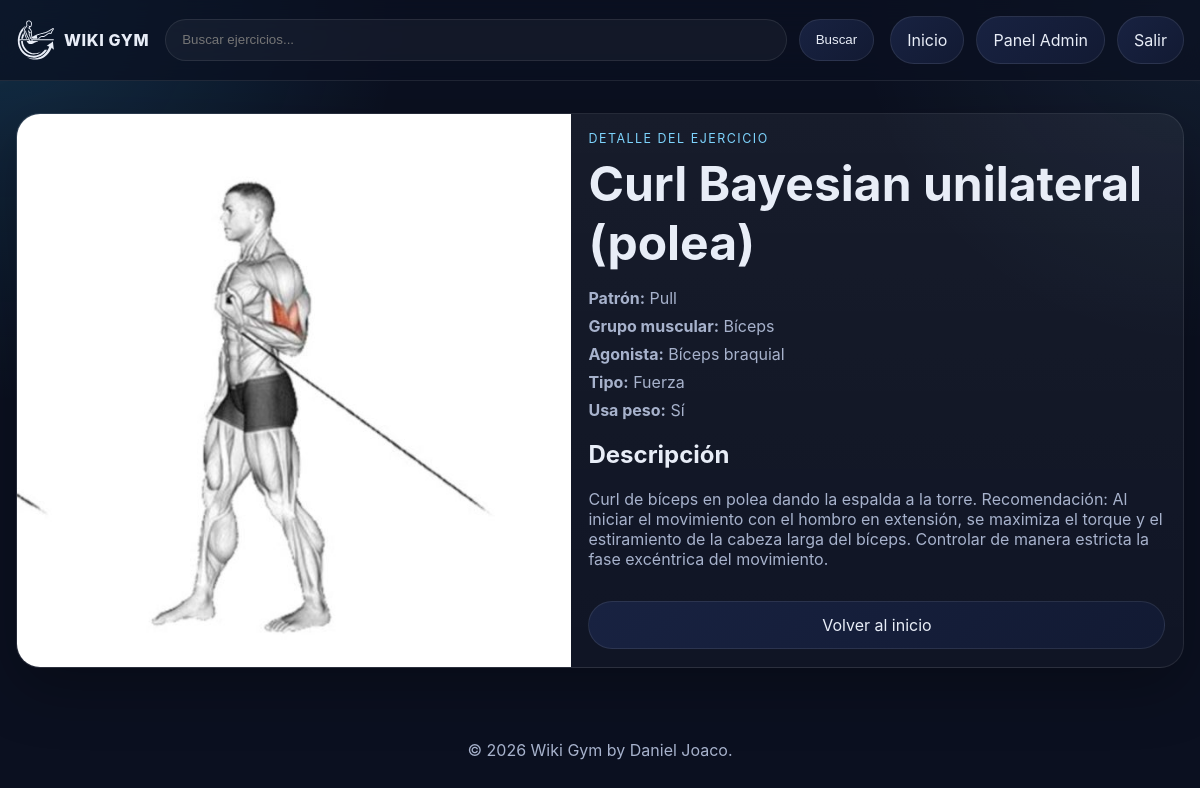
The app's page /excercise/?id=48 (signed in) with its own data.
### exercises/models.py (models this page shows, shortened)
class Exercise(models.Model):
    EXERCISE_TYPE_STRENGTH = "STRENGTH"
    EXERCISE_TYPE_CARDIO = "CARDIO"
    EXERCISE_TYPE_FULL_BODY = "FULL_BODY"
    EXERCISE_TYPE_CHOICES = [
        (EXERCISE_TYPE_STRENGTH, "Fuerza"),
        (EXERCISE_TYPE_CARDIO, "Cardiovascular"),
        (EXERCISE_TYPE_FULL_BODY, "Cuerpo Completo"),
    ]
    name = models.CharField(max_length=150, unique=True)
    description = models.TextField(blank=True)
    agonist = models.ForeignKey(
        Agonist,
        on_delete=models.PROTECT,
        related_name="exercises",
    )
    image = models.ImageField(upload_to="exercise_images/%Y/%m/", blank=True, null=True)
    exercise_type = models.CharField(
        max_length=20,
        choices=EXERCISE_TYPE_CHOICES,
        default=EXERCISE_TYPE_STRENGTH,
    )
    tracks_weight = models.BooleanField(default=True)
    is_active = models.BooleanField(default=True)
    created_by = models.ForeignKey(
        settings.AUTH_USER_MODEL,
        on_delete=models.SET_NULL,
        null=True,
        blank=True,
        related_name="wiki_exercises_created",
    )
    created_at = models.DateTimeField(auto_now_add=True)
    updated_at = models.DateTimeField(auto_now=True)
    class Meta:
        ordering = ["name"]

class Agonist(models.Model):
    muscle_group = models.ForeignKey(
        MuscleGroup,
        on_delete=models.CASCADE,
        related_name="agonists",
    )
    name = models.CharField(max_length=100)
    class Meta:
        ordering = ["name"]
        constraints = [
            models.UniqueConstraint(
                fields=["muscle_group", "name"],
                name="unique_agonist_per_group",
            )
        ]

### exercises/views.py (the view)
# urls.py: path('excercise/', views.exercise_detail, name='excercise'),
@login_required(login_url='login')
def exercise_detail(request, id=None):
	exercise_id = id or request.GET.get('id')
	if not exercise_id:
		raise Http404('No se indico el ejercicio.')
	exercise = get_object_or_404(
		_exercise_queryset().select_related('created_by'),
		pk=exercise_id,
	)
	return render(request, 'excercise/excercise.html', {'exercise': exercise})

### exercises/views.py (called while the page is built)
def _exercise_queryset():
	return Exercise.objects.select_related('agonist__muscle_group__pattern').annotate(
		pattern_name=F('agonist__muscle_group__pattern__name'),
		muscle_group_name=F('agonist__muscle_group__name'),
	)

### templates/excercise/excercise.html (shortened to what this page needs)
{% extends 'base.html' %}
{% load static %}
{% block extra_css %}<link rel="stylesheet" href="{% static 'css/excercise/excercise.css' %}">{% endblock %}
{% block content %}
<section class="detail-layout">
    <article class="detail-card">
        <div class="detail-image">
            {% if exercise.image %}
                <img src="{{ exercise.image.url }}" alt="{{ exercise.name }}">
            {% else %}
                <div class="exercise-image-placeholder">Sin imagen</div>
            {% endif %}
        </div>
        <div class="detail-info">
            <p class="eyebrow">Detalle del ejercicio</p>
            <h1>{{ exercise.name }}</h1>
            <ul class="detail-list">
                <li><strong>Patrón:</strong> {{ exercise.pattern_name }}</li>
                <li><strong>Grupo muscular:</strong> {{ exercise.muscle_group_name }}</li>
                <li><strong>Agonista:</strong> {{ exercise.agonist.name }}</li>
                <li><strong>Tipo:</strong> {{ exercise.get_exercise_type_display }}</li>
                <li><strong>Usa peso:</strong> {% if exercise.tracks_weight %}Sí{% else %}No{% endif %}</li>
            </ul>
            {% if exercise.description %}
                <div class="detail-description">
                    <h2>Descripción</h2>
                    <p>{{ exercise.description }}</p>
                </div>
            {% endif %}
            <a class="details-button" href="{% url 'index' %}">Volver al inicio</a>
        </div>
    </article>
</section>
{% endblock %}

### static/css/base.css (style rules this page uses)
:root { --bg: #0b1020; --panel: #121a33; --panel-soft: #182241; --text: #e8edf7; --muted: #a7b2cc; --accent: #7dd3fc; --accent-strong: #38bdf8; --border: rgba(255, 255, 255, 0.09); --shadow: 0 20px 60px rgba(0, 0, 0, 0.28); }
* { box-sizing: border-box; }
body { margin: 0; font-family: Inter, system-ui, -apple-system, BlinkMacSystemFont, "Segoe UI", sans-serif; background: radial-gradient(circle at top left, rgba(56, 189, 248, 0.18), transparent 28%), radial-gradient(circle at top right, rgba(125, 211, 252, 0.08), transparent 24%), var(--bg); color: var(--text); }
a { color: inherit; text-decoration: none; }
.search-form button, .details-button, .filter-link, .nav-actions a, .pagination a { border: 1px solid var(--border); background: linear-gradient(135deg, var(--panel-soft), var(--panel)); color: var(--text); border-radius: 999px; padding: 0.8rem 1rem; display: inline-flex; align-items: center; justify-content: center; transition: transform 0.2s ease, border-color 0.2s ease, background 0.2s ease; }
.eyebrow { margin: 0 0 0.5rem; color: var(--accent); text-transform: uppercase; letter-spacing: 0.12em; font-size: 0.78rem; }
.hero h1, .detail-info h1 { margin: 0; font-size: clamp(2rem, 4vw, 3.4rem); }
.hero-copy, .results-meta, .exercise-meta, .empty-state p, .detail-list, .detail-description p { color: var(--muted); }
.exercise-card, .detail-card, .empty-state { background: linear-gradient(180deg, rgba(255, 255, 255, 0.05), rgba(255, 255, 255, 0.025)); border: 1px solid var(--border); border-radius: 24px; overflow: hidden; box-shadow: var(--shadow); }
.exercise-image-wrap, .detail-image { aspect-ratio: 4 / 3; background: rgba(255, 255, 255, 0.03); }
.exercise-image-wrap img, .detail-image img { width: 100%; height: 100%; object-fit: cover; display: block; }
.exercise-body, .detail-info, .empty-state { padding: 1.1rem; }
.details-button { margin-top: 1rem; width: 100%; }
.detail-layout { display: grid; gap: 1rem; }
.detail-card { display: grid; grid-template-columns: minmax(0, 0.95fr) minmax(0, 1.05fr); }
.detail-list { list-style: none; padding: 0; margin: 1rem 0 0; }
.detail-list li + li { margin-top: 0.5rem; }
.detail-description { margin-top: 1.25rem; }

### static/css/excercise/excercise.css (style rules this page uses)
.detail-layout { display: grid; gap: 1rem; }
.detail-card { background: linear-gradient(180deg, rgba(255, 255, 255, 0.05), rgba(255, 255, 255, 0.025)); border: 1px solid var(--border); border-radius: 24px; overflow: hidden; box-shadow: var(--shadow); display: grid; grid-template-columns: minmax(0, 0.95fr) minmax(0, 1.05fr); }
.detail-image { aspect-ratio: 4 / 4; background: rgba(255, 255, 255, 0.03); }
.detail-image img { width: 100%; height: 100%; object-fit: cover; display: block; }
.detail-info { padding: 1.1rem; }
.detail-info h1 { margin: 0; font-size: clamp(2rem, 4vw, 3.4rem); }
.detail-list { list-style: none; padding: 0; margin: 1rem 0 0; }
.detail-list li { color: var(--muted); }
.detail-list li + li { margin-top: 0.5rem; }
.detail-description { margin-top: 1.25rem; }
.detail-description h2 { margin-top: 0; }
.detail-description p { color: var(--muted); }

### records on screen
Exercise: image (picture), name "Curl Bayesian unilateral (polea)", pattern_name "Pull", muscle_group_name "Bíceps", agonist.name "Bíceps braquial", exercise_type "Fuerza", description "Curl de bíceps en polea dando la espalda a la torre. Recomendación: Al iniciar el movimiento con el hombro en extensión, se maximiza el torque y el estiramiento de la cabeza larga del bíceps. Controlar de manera estricta la fase excéntrica del movimiento."
